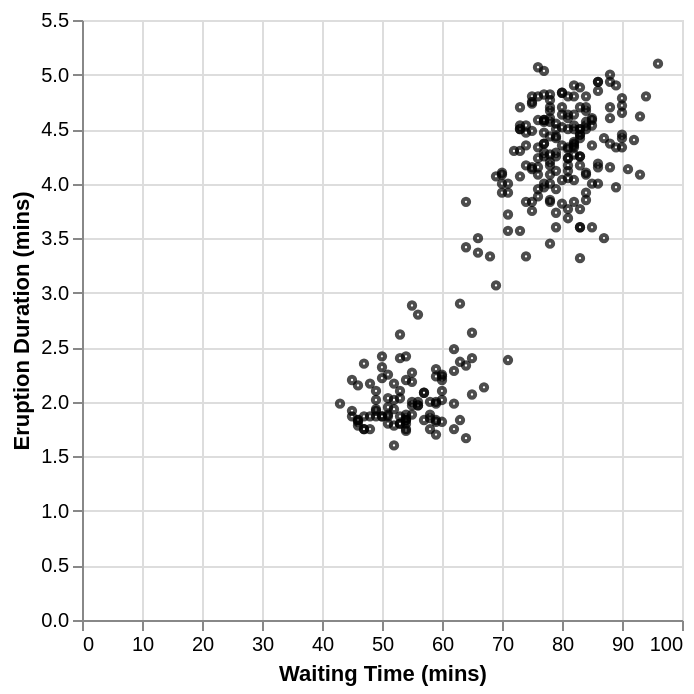

Source (notebook cell):
### Markdown cell above
We can change the size of the point and color of the plot by specifying mark_point(size=10, color="black").

### Code cell
faithful_scatter_labels_black = alt.Chart(faithful).mark_point(size=10, color="black").encode(
    x=alt.X("waiting").title("Waiting Time (mins)"),
    y=alt.Y("eruptions").title("Eruption Duration (mins)")
)

faithful_scatter_labels_black

### Figure 1 — Vega-Lite specification as saved in the notebook (floating-point values rounded to 4 significant figures; data arrays with more than 128 entries replaced by an {"elided": "..."} marker saying what was removed)
{"config": {"view": {"continuousWidth": 300, "continuousHeight": 300}}, "data": {"name": "data-fb05b610dfdb44947b237777bde892ba"}, "mark": {"type": "point", "color": "black", "size": 10}, "encoding": {"x": {"field": "waiting", "title": "Waiting Time (mins)", "type": "quantitative"}, "y": {"field": "eruptions", "title": "Eruption Duration (mins)", "type": "quantitative"}}, "$schema": "https://vega.github.io/schema/vega-lite/v6.1.0.json", "datasets": {"data-fb05b610dfdb44947b237777bde892ba": {"elided": "272 records"}}}
